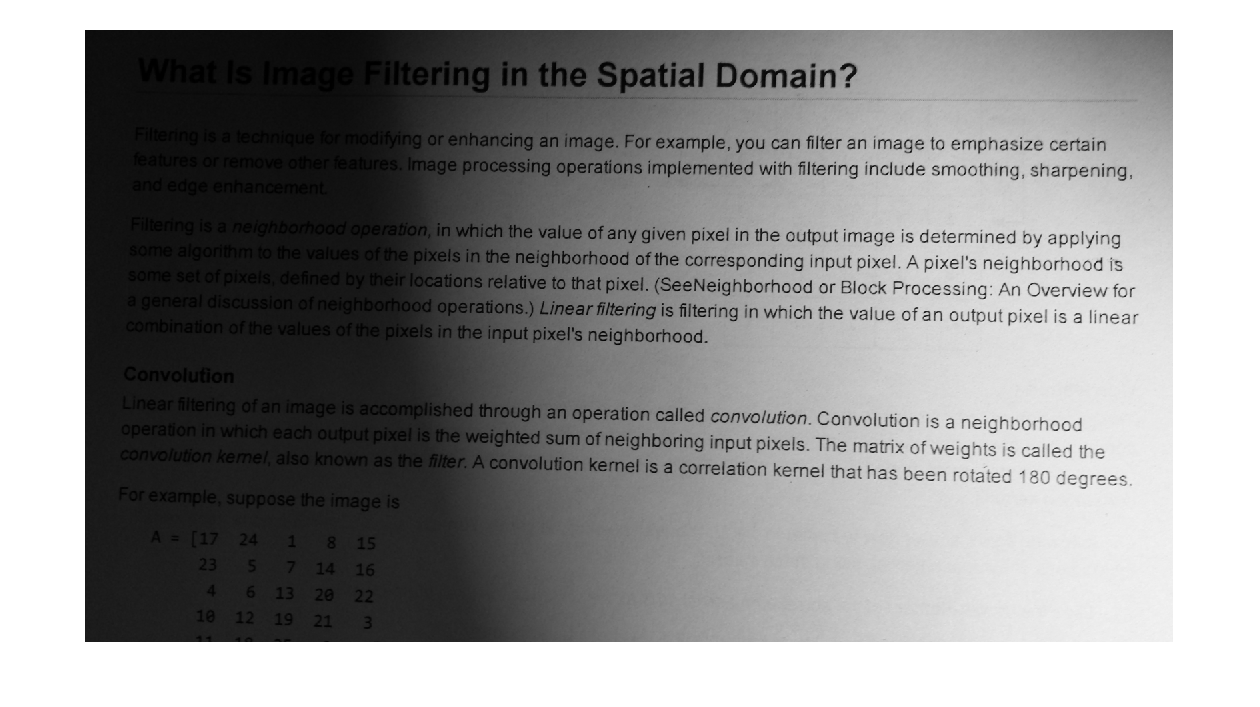
#> input picture text.png, 1260 x 707 px, found by its file name
$ python 2_test2.py
#> lines starting #> are read from the running program, lines starting #| are printed output that depends on the picture; after the words box and inside, x2 and y2 are one past the last pixel; in counts of white or black regions, pixels touching at a corner belong together
import cv2
import numpy as np
from scipy import ndimage
import scipy
img = cv2.imread('C:/Users/Jinxi/Desktop/EE211/EE211_HW2/text.png', 0)
#> img is the input picture: shape (707, 1260); min 0, max 255, mean 146.8

#img_erosion = cv2.erode(img, kernel, iterations=1)
#img_dilation2 = cv2.medianBlur(img_dilation,5)
im2 = ndimage.grey_dilation(img, size=(25, 25), mode = 'constant' )
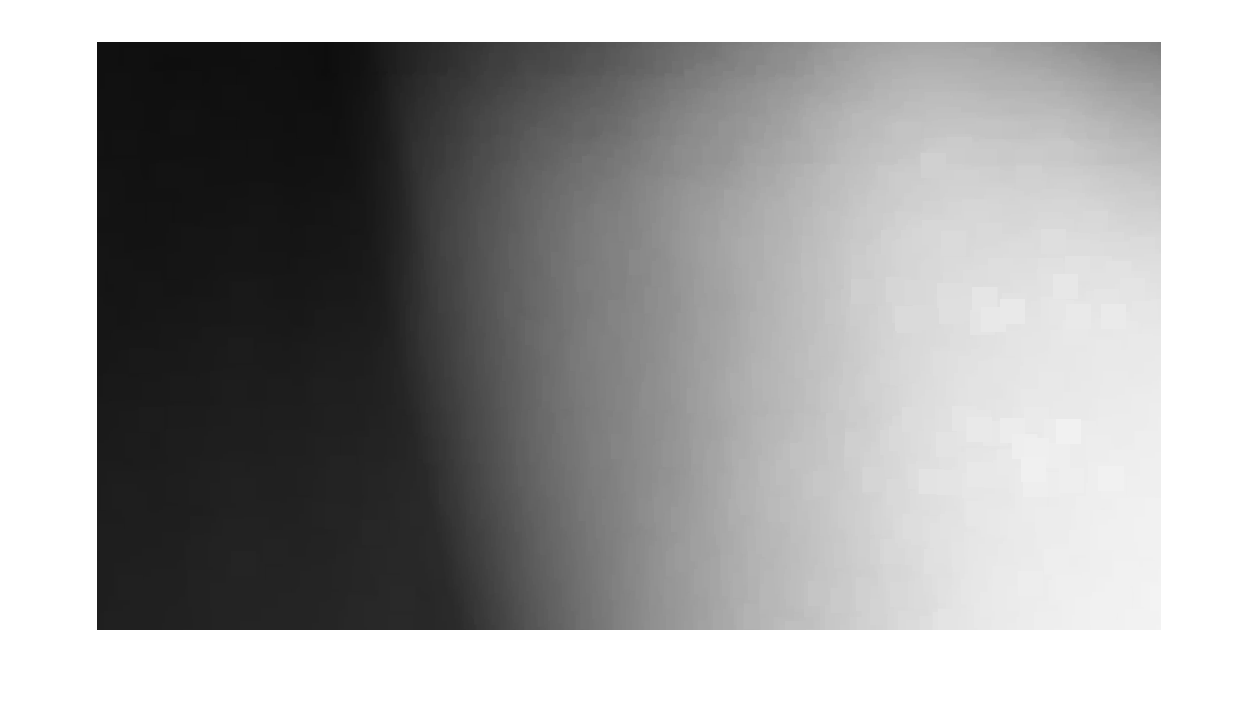
#> im2: shape (707, 1260); min 13, max 255, mean 162

image_com = img -  im2
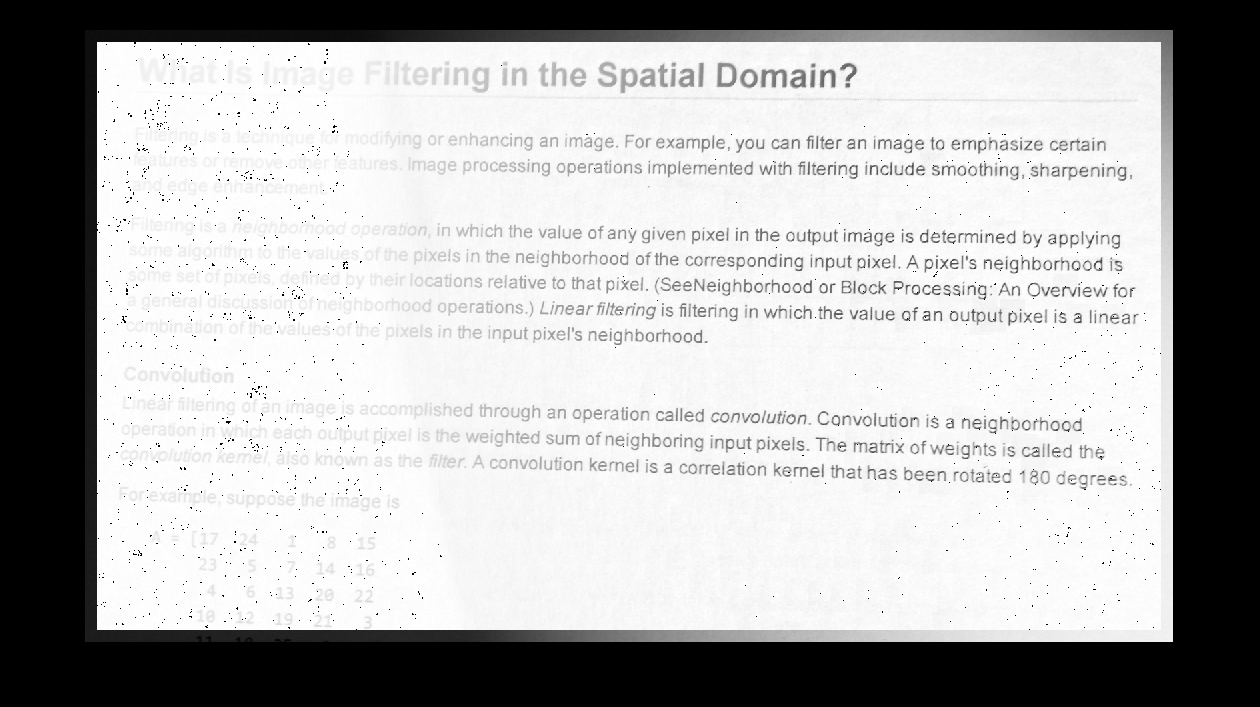
#> image_com: shape (707, 1260); min 0, max 255, mean 175.6

x, img_final = cv2.threshold(image_com,240,255,cv2.THRESH_BINARY,)
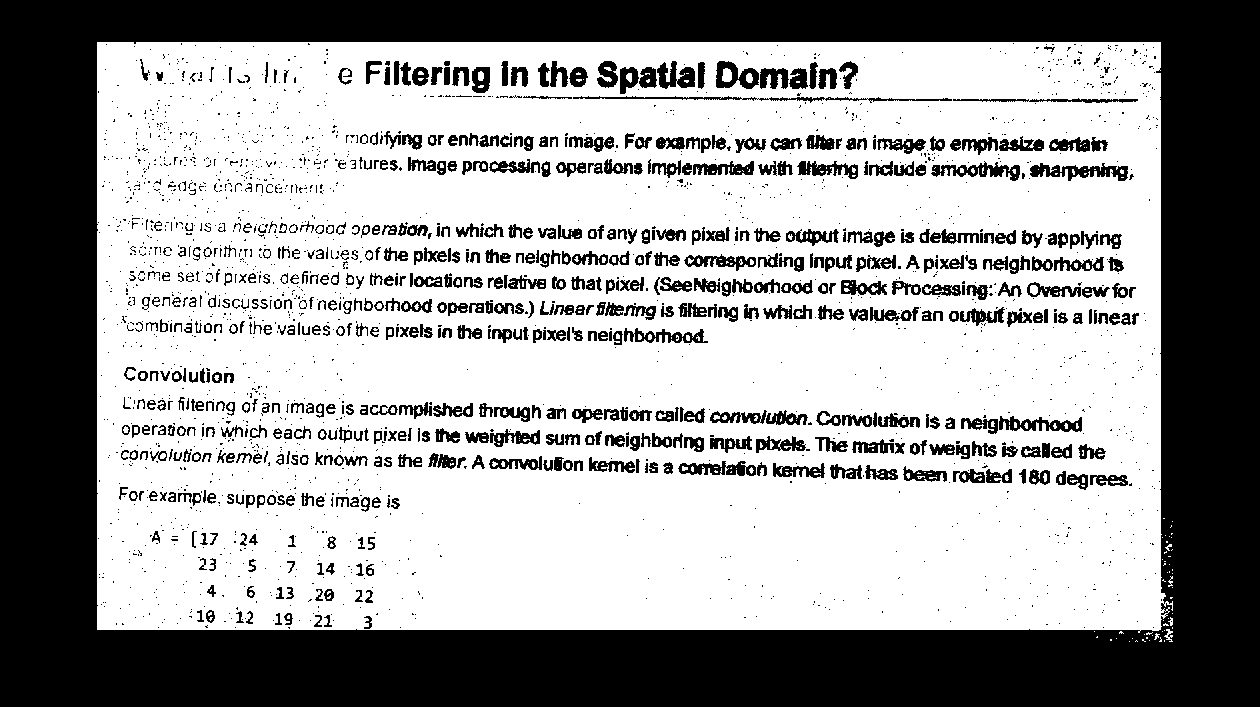
#> img_final: shape (707, 1260); 62.2% white; 2398 black regions (1779 under 20 px), largest, box (x1, y1, x2, y2) and area: (0, 0, 1260, 707) 264813, (1030, 163, 1128, 181) 890, (573, 96, 952, 103) 813
image_final2 = cv2.adaptiveThreshold(image_com,255,cv2.ADAPTIVE_THRESH_GAUSSIAN_C,\
            cv2.THRESH_BINARY,81,2)
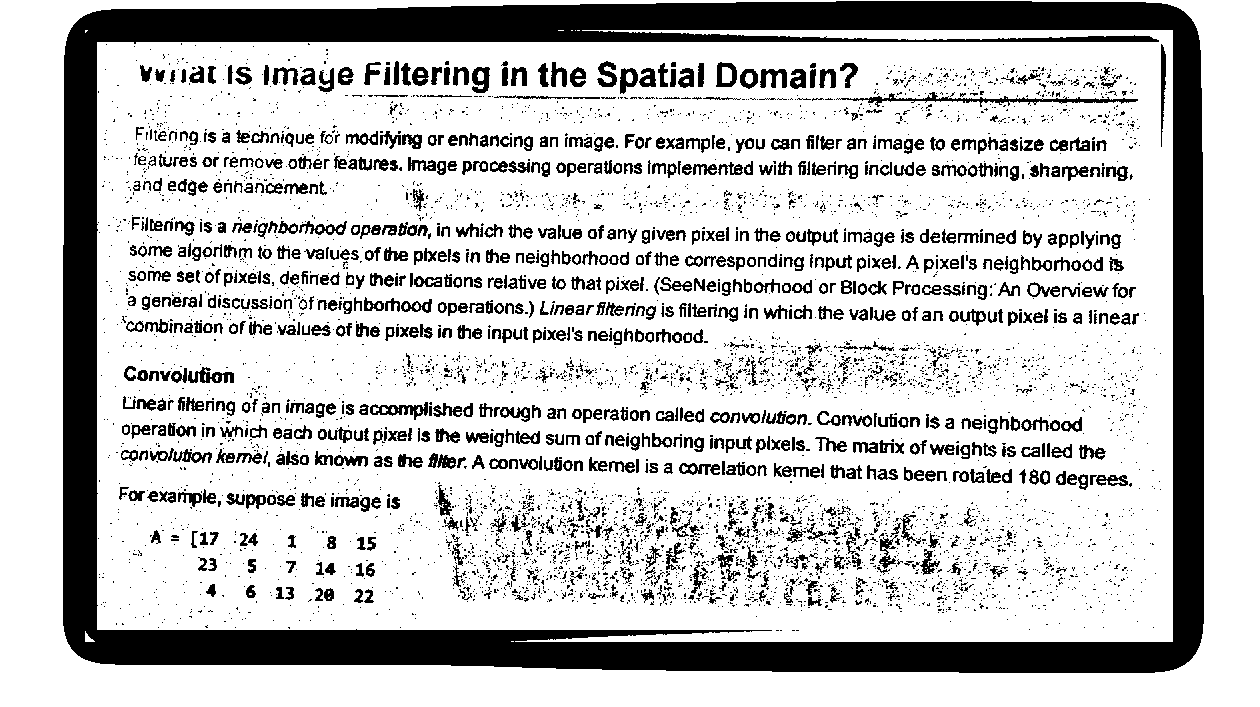
#> image_final2: shape (707, 1260); 77.3% white; 5574 black regions (4548 under 20 px), largest, box (x1, y1, x2, y2) and area: (63, 1, 1204, 673) 112268, (836, 92, 1138, 107) 1057, (370, 402, 428, 420) 425
cv2.imshow('Input', img)
#cv2.imshow('Erosion', img_erosion)
#cv2.imshow('Dilation', im2)
#cv2.imshow('com-Dilation', image_2_2)
cv2.imshow('final', image_final2)

cv2.waitKey(0)
